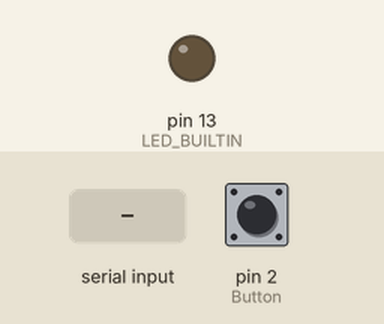
This sketch was run on a simulated Arduino Uno, built with avr-gcc and run on an emulated ATmega328P. Shown: output pins drawn as LEDs (lit = HIGH). The test bench sets the inputs (shaded band); at power-on: pin 2 (Button) HIGH. What the sketch prints to the serial monitor is not drawn.

Above: at 1.2 s.
1.3 s: "a\n" received over Serial
At 2.5 s:
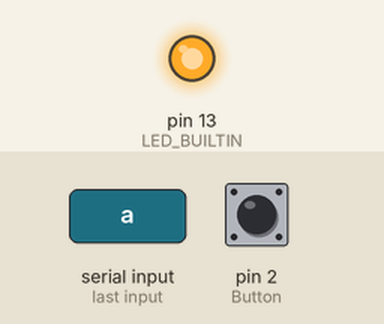
4.3 s: byte 10 ('\n') received over Serial
6.0 s: "b\n" received over Serial
7.5 s: pin 2 (Button) pulled LOW for 0.15 s
At 9.12 s:
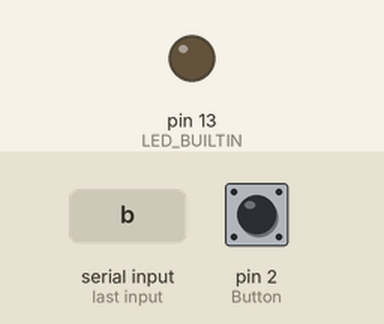
10.6 s: "c\n" received over Serial
13.2 s: pin 2 (Button) pulled LOW for 1 s
At 13.5 s:
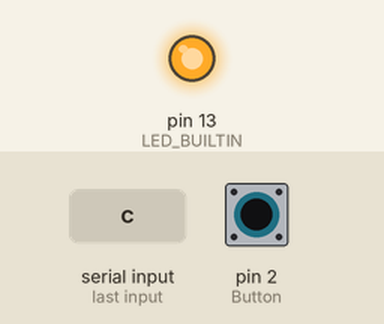
Timing chart, 0 to 18.2 s (numbered marks = the images above; inputs shaded):
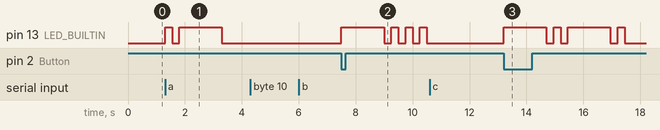

The sketch:

name_blink.ino
```cpp
const int Button = 2;
int buttonState = 0;        // Current state of the button
int lastButtonState = HIGH; // Previous state of the button
bool nameBlinking = false;  // Flag to track if the name is currently blinking
int charIndex = 0;          // Index of the character being blinked

char inputName[100];        // Buffer to store user input
int inputIndex = 0;         // Index for reading user input

void setup() {
  pinMode(LED_BUILTIN, OUTPUT);
  pinMode(Button, INPUT_PULLUP); // Use INPUT_PULLUP for internal pull-up resistor
  Serial.begin(9600);
  Serial.println("please enter your name here :");
}

//procedure for dot
void dot() {
  digitalWrite(LED_BUILTIN, HIGH);
  delay(250);
  digitalWrite(LED_BUILTIN, LOW);
  delay(250);
}

//procedure for dash
void dash() {
  digitalWrite(LED_BUILTIN, HIGH);
  delay(1500);
  digitalWrite(LED_BUILTIN, LOW);
  delay(250);
}

//morse code encryption
void morse_code(char name) {
  switch (name) {
    case 'a':
      dot();
      dash();
      break;
    case 'b':
      dash();
      dot();
      dot();
      dot();
      break;
    case 'c':
      dash();
      dot();
      dash();
      dot();
      break;
    case 'd':
      dash();
      dot();
      dot();
      break;
    case 'e':
      dot();
      break;
    case 'f':
      dot();
      dot();
      dash();
      dot();
      break;
    case 'g':
      dash();
      dash();
      dot();
      break;
    case 'h':
      dot();
      dot();
      dot();
      dot();
      break;
    case 'i':
      dot();
      dot();
      break;
    case 'j':
      dot();
      dash();
      dash();
      dash();
      break;
    case 'k':
      dash();
      dot();
      dash();
      break;
    case 'l':
      dot();
      dash();
      dot();
      dot();
      break;
    case 'm':
      dash();
      dash();
      break;
    case 'n':
      dash();
      dot();
      break;
    case 'o':
      dash();
      dash();
      dash();
      break;
    case 'p':
      dot();
      dash();
      dash();
      dot();
      break;
    case 'q':
      dash();
      dash();
      dot();
      dash();
      break;
    case 'r':
      dot();
      dash();
      dot();
      break;
    case 's':
      dot();
      dot();
      dot();
      break;
    case 't':
      dash();
      break;
    case 'u':
      dot();
      dot();
      dash();
      break;
    case 'v':
      dot();
      dot();
      dot();
      dash();
      break;
    case 'w':
      dot();
      dash();
      dash();
      break;
    case 'x':
      dash();
      dot();
      dot();
      dash();
      break;
    case 'y':
      dash();
      dot();
      dash();
      dash();
      break;
    case 'z':
      dash();
      dash();
      dot();
      dot();
      break;
    default:
      // Ignore unknown characters
      break;
  }
}

void loop() {
  buttonState = digitalRead(Button);

  if (buttonState == LOW && lastButtonState == HIGH) {
    nameBlinking = !nameBlinking; // Toggle the blinking flag
    charIndex = 0; // Reset the character index
  }

  lastButtonState = buttonState;

  if (nameBlinking) {
    if (inputName[charIndex] != '\0') {
      char y = inputName[charIndex];
      morse_code(y);
      delay(1000); // Pause between characters

      charIndex++;
    } else {
      nameBlinking = false; // End of input name, stop blinking
    }
  } else {
    // Turn off the LED if not blinking
    digitalWrite(LED_BUILTIN, LOW);
  }

  // Read user input from Serial Monitor
  while (Serial.available() > 0) {
    char incomingChar = Serial.read();
    if (incomingChar == '\n' || inputIndex >= sizeof(inputName) - 1) {
      inputName[inputIndex] = '\0'; // Null-terminate the string
      inputIndex = 0; // Reset input index
      Serial.print("name ");
      Serial.print(inputName);
      Serial.print(" blinking");
      nameBlinking = true; // Start blinking the input name
    } else {
      inputName[inputIndex] = incomingChar;
      inputIndex++;
    }
  }
}
```

Measured:
- after the input at 1.3 s, pin 13 (LED_BUILTIN): LOW → HIGH at once, → LOW 0.25 s later, → HIGH 0.25 s later, → LOW 1.5 s later
- after the input at 4.3 s, every drawn part: stays the same
- after the input at 6.0 s, every drawn part: stays the same
- after the input at 7.5 s, pin 13 (LED_BUILTIN): LOW → HIGH at once, then repeats every 0.50 s: LOW 0.25 s, HIGH 0.25 s
- after the input at 10.6 s, every drawn part: stays the same
- after the input at 13.2 s, pin 13 (LED_BUILTIN): LOW → HIGH at once, → LOW 1.5 s later, → HIGH 0.25 s later, → LOW 0.25 s later, … (8 changes in this stretch)
